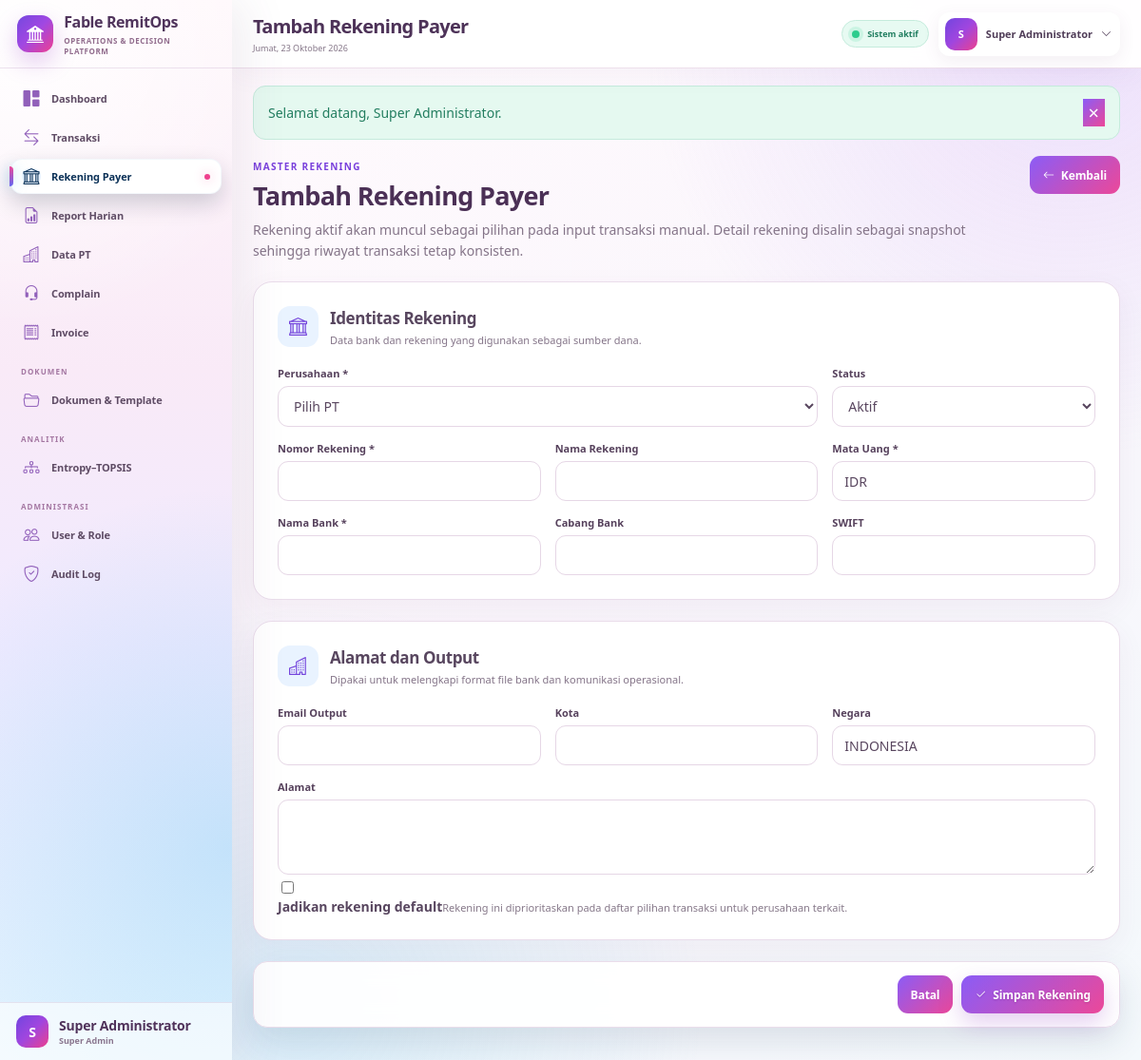
The page /public/payer-accounts/create (signed in) on the database its author committed.
### tables this page shows
CREATE TABLE `users` (
  `id` bigint(20) UNSIGNED NOT NULL,
  `role_id` bigint(20) UNSIGNED NOT NULL,
  `name` varchar(150) NOT NULL,
  `username` varchar(80) NOT NULL,
  `email` varchar(190) NOT NULL,
  `password` varchar(255) NOT NULL,
  `transaction_team` tinyint(3) UNSIGNED DEFAULT NULL,
  `is_active` tinyint(1) NOT NULL DEFAULT 1,
  `must_change_password` tinyint(1) NOT NULL DEFAULT 1,
  `last_login_at` datetime DEFAULT NULL,
  `created_at` datetime NOT NULL DEFAULT current_timestamp(),
  `updated_at` datetime NOT NULL DEFAULT current_timestamp() ON UPDATE current_timestamp()
);

CREATE TABLE `roles` (
  `id` bigint(20) UNSIGNED NOT NULL,
  `code` varchar(50) NOT NULL,
  `name` varchar(100) NOT NULL,
  `description` varchar(255) DEFAULT NULL,
  `created_at` datetime NOT NULL DEFAULT current_timestamp()
);

### app/Views/payer_accounts/form.php (the view, shortened to what the rows shown need)
<?php
$isEdit = is_array($account ?? null);
$record = $isEdit ? $account : [];
$value = static fn (string $key, mixed $default = ''): mixed => old($key, $record[$key] ?? $default);
$action = $isEdit ? url('/payer-accounts/' . (int) $record['id']) : url('/payer-accounts');
?>
<div class="page-heading">
    <div>
        <span class="eyebrow dark">MASTER REKENING</span>
        <h2><?= $isEdit ? 'Ubah Rekening Payer' : 'Tambah Rekening Payer' ?></h2>
        <p>Rekening aktif akan muncul sebagai pilihan pada input transaksi manual. Detail rekening disalin sebagai snapshot sehingga riwayat transaksi tetap konsisten.</p>
    </div>
    <a class="btn btn-light" href="<?= url('/payer-accounts') ?>"><i class="bi bi-arrow-left"></i>Kembali</a>
</div>
<form method="post" action="<?= $action ?>" class="stack-lg">
    <section class="form-card">
        <div class="section-title"><i class="bi bi-bank"></i><div><h3>Identitas Rekening</h3><p>Data bank dan rekening yang digunakan sebagai sumber dana.</p></div></div>
        <div class="form-grid three">
            <label class="span-2"><span class="form-label">Perusahaan *</span><select class="form-select" name="company_id" required><option value="">Pilih PT</option></select></label>
            <label><span class="form-label">Status</span><select class="form-select" name="status"><option value="active" <?= selected($value('status', 'active'), 'active') ?>>Aktif</option></select></label>
            <label><span class="form-label">Nomor Rekening *</span><input class="form-control" name="account_no" value="<?= e($value('account_no')) ?>" required></label>
            <label><span class="form-label">Nama Rekening</span><input class="form-control" name="account_name" value="<?= e($value('account_name')) ?>"></label>
            <label><span class="form-label">Mata Uang *</span><input class="form-control text-uppercase" maxlength="3" name="currency" value="<?= e($value('currency', 'IDR')) ?>" required></label>
            <label><span class="form-label">Nama Bank *</span><input class="form-control" name="bank_name" value="<?= e($value('bank_name')) ?>" required></label>
            <label><span class="form-label">Cabang Bank</span><input class="form-control" name="bank_branch" value="<?= e($value('bank_branch')) ?>"></label>
            <label><span class="form-label">SWIFT</span><input class="form-control text-uppercase" name="swift" value="<?= e($value('swift')) ?>"></label>
        </div>
    </section>
    <section class="form-card">
        <div class="section-title"><i class="bi bi-buildings"></i><div><h3>Alamat dan Output</h3><p>Dipakai untuk melengkapi format file bank dan komunikasi operasional.</p></div></div>
        <div class="form-grid three">
            <label><span class="form-label">Email Output</span><input type="email" class="form-control" name="email" value="<?= e($value('email')) ?>"></label>
            <label><span class="form-label">Kota</span><input class="form-control" name="city" value="<?= e($value('city')) ?>"></label>
            <label><span class="form-label">Negara</span><input class="form-control" name="country" value="<?= e($value('country', 'INDONESIA')) ?>"></label>
            <label class="span-3"><span class="form-label">Alamat</span><textarea class="form-control" name="address" rows="3"><?= e($value('address')) ?></textarea></label>
        </div>
        <label class="switch-field mt-3"><input type="checkbox" name="is_default" value="1" <?= checked((int) $value('is_default', 0) === 1) ?>><span></span><div><strong>Jadikan rekening default</strong><small>Rekening ini diprioritaskan pada daftar pilihan transaksi untuk perusahaan terkait.</small></div></label>
    </section>
    <div class="form-actions sticky-actions"><a class="btn btn-light" href="<?= url('/payer-accounts') ?>">Batal</a><button class="btn btn-primary" type="submit"><i class="bi bi-check2"></i>Simpan Rekening</button></div>
</form>

### app/Core/Router.php (shortened to what the rows shown need)
<?php
final class Router
{
    private array $routes = [];
    private function add(string $method, string $path, array $handler): void
    {
        $this->routes[] = compact('method', 'path', 'handler');
    }
    public function dispatch(): void
    {
        $method = strtoupper($_POST['_method'] ?? $_SERVER['REQUEST_METHOD'] ?? 'GET');
        $requestPath = parse_url($_SERVER['REQUEST_URI'] ?? '/', PHP_URL_PATH) ?: '/';
        $basePath = parse_url((string) App::config('app.url'), PHP_URL_PATH) ?: '';
        if ($basePath !== '' && str_starts_with($requestPath, $basePath)) {
            $requestPath = substr($requestPath, strlen($basePath)) ?: '/';
        }
        $requestPath = '/' . ltrim($requestPath, '/');
        $requestPath = $requestPath !== '/' ? rtrim($requestPath, '/') : '/';
        foreach ($this->routes as $route) {
            if ($route['method'] !== $method) {
                continue;
            }
            $pattern = preg_replace('#\{([a-zA-Z_][a-zA-Z0-9_]*)\}#', '(?P<$1>[^/]+)', $route['path']);
            if (preg_match('#^' . $pattern . '$#', $requestPath, $matches)) {
                $params = array_filter($matches, 'is_string', ARRAY_FILTER_USE_KEY);
                [$class, $action] = $route['handler'];
                $controller = new $class();
                $controller->{$action}(...array_values($params));
                return;
            }
        }
    }
}

### app/Views/partials/sidebar.php (shortened to what the rows shown need)
<?php
$path = parse_url(
    $_SERVER['REQUEST_URI'] ?? '/',
    PHP_URL_PATH
) ?: '/';
$currentUser = auth_user() ?? [];
$currentRole = (string) ($currentUser['role_code'] ?? '');
$documentRoles = [
    'super_admin',
    'superadmin',
    'supervisor',
    'admin_invoice',
    'invoice',
    'admin_complain',
    'complain',
];
$canOpenDocuments = in_array(
    $currentRole,
    $documentRoles,
    true
);
$active = static function (bool $condition): string {
    return $condition ? 'active' : '';
};
$isDashboard = $path === parse_url(url('/'), PHP_URL_PATH);
$isTransactions = str_contains($path, '/transactions');
$isPayerAccounts = str_contains($path, '/payer-accounts');
$isReports = str_contains($path, '/reports');
$isCompanies = str_contains($path, '/companies');
$isComplaints = str_contains($path, '/complaints');
$isInvoices = str_contains($path, '/invoices');
$isDocuments = str_contains($path, '/documents')
    || str_contains($path, '/document_templates.php')
    || str_contains($path, '/document_template_manager.php')
    || str_contains($path, '/invoice_templates.php')
    || str_contains($path, '/standing_instruction_7.php');
$isAnalysis = str_contains($path, '/analysis');
$isUsers = str_contains($path, '/users');
$isAudit = str_contains($path, '/audit');
$userName = trim(
    (string) ($currentUser['name'] ?? 'Pengguna')
);
$userInitial = strtoupper(
    substr($userName, 0, 1)
);
$userRoleName = trim(
    (string) (
        $currentUser['role_name']
        ?? $currentRole
        ?: 'Pengguna Sistem'
    )
);
?>
<aside
    class="sidebar"
    id="sidebar"
    aria-label="Navigasi utama"
>
    <div class="brand">
        <div class="brand-mark">
            <i class="bi bi-bank2"></i>
        </div>
        <div>
            <strong>
                Fable RemitOps
            </strong>
            <small>
                Operations &amp; Decision Platform
            </small>
        </div>
    </div>
    <nav class="sidebar-nav">
        <a
            class="nav-item <?= $active($isDashboard) ?>"
            href="<?= url('/') ?>"
            <?= $isDashboard
                ? 'aria-current="page"'
                : ''
            ?>
        >
            <i class="bi bi-grid-1x2-fill"></i>
            <span>Dashboard</span>
        </a>
        <?php if (can('transaction.view')): ?>
            <a
                class="nav-item <?= $active($isTransactions) ?>"
                href="<?= url('/transactions') ?>"
                <?= $isTransactions
                    ? 'aria-current="page"'
                    : ''
                ?>
            >
                <i class="bi bi-arrow-left-right"></i>
                <span>Transaksi</span>
            </a>
        <?php endif; ?>
        <?php if (can('payer_account.view')): ?>
            <a
                class="nav-item <?= $active($isPayerAccounts) ?>"
                href="<?= url('/payer-accounts') ?>"
                <?= $isPayerAccounts
                    ? 'aria-current="page"'
                    : ''
                ?>
            >
                <i class="bi bi-bank"></i>
                <span>Rekening Payer</span>
            </a>
        <?php endif; ?>
        <?php if (can('report.view')): ?>
            <a
                class="nav-item <?= $active($isReports) ?>"
                href="<?= url('/reports') ?>"
                <?= $isReports
                    ? 'aria-current="page"'
                    : ''
                ?>
            >
                <i class="bi bi-file-earmark-bar-graph"></i>
                <span>Report Harian</span>
            </a>
        <?php endif; ?>
        <?php if (can('company.view')): ?>
            <a
                class="nav-item <?= $active($isCompanies) ?>"
                href="<?= url('/companies') ?>"
                <?= $isCompanies
                    ? 'aria-current="page"'
                    : ''
                ?>
            >
                <i class="bi bi-buildings"></i>
                <span>Data PT</span>
            </a>
        <?php endif; ?>
        <?php if (can('complaint.view')): ?>
            <a
                class="nav-item <?= $active($isComplaints) ?>"
                href="<?= url('/complaints') ?>"
                <?= $isComplaints
                    ? 'aria-current="page"'
                    : ''
                ?>
            >
                <i class="bi bi-headset"></i>
                <span>Complain</span>
            </a>
        <?php endif; ?>
        <?php if (can('invoice.view')): ?>
            <a
                class="nav-item <?= $active($isInvoices) ?>"
                href="<?= url('/invoices') ?>"
                <?= $isInvoices
                    ? 'aria-current="page"'
                    : ''
                ?>
            >
                <i class="bi bi-receipt"></i>
                <span>Invoice</span>
            </a>
        <?php endif; ?>
        <?php if ($canOpenDocuments): ?>
            <div class="nav-label">
                DOKUMEN
            </div>
            <a
                class="nav-item <?= $active($isDocuments) ?>"
                href="<?= url('/documents') ?>"
                <?= $isDocuments
                    ? 'aria-current="page"'
                    : ''
                ?>
            >
                <i class="bi bi-folder2-open"></i>
                <span>
                    Dokumen &amp; Template
                </span>
            </a>
        <?php endif; ?>
        <?php if (can('analysis.view')): ?>
            <div class="nav-label">
                ANALITIK
            </div>
            <a
                class="nav-item <?= $active($isAnalysis) ?>"
                href="<?= url('/analysis') ?>"
                <?= $isAnalysis
                    ? 'aria-current="page"'
                    : ''
                ?>
            >
                <i class="bi bi-diagram-3"></i>
                <span>
                    Entropy–TOPSIS
                </span>
            </a>
        <?php endif; ?>
        <?php if (
            can('user.manage')
            || can('audit.view')
        ): ?>
            <div class="nav-label">
                ADMINISTRASI
            </div>
        <?php endif; ?>
        <?php if (can('user.manage')): ?>
            <a
                class="nav-item <?= $active($isUsers) ?>"
                href="<?= url('/users') ?>"
                <?= $isUsers
                    ? 'aria-current="page"'
                    : ''
                ?>
            >
                <i class="bi bi-people"></i>
                <span>User &amp; Role</span>
            </a>
        <?php endif; ?>
        <?php if (can('audit.view')): ?>
            <a
                class="nav-item <?= $active($isAudit) ?>"
                href="<?= url('/audit') ?>"
                <?= $isAudit
                    ? 'aria-current="page"'
                    : ''
                ?>
            >
                <i class="bi bi-shield-check"></i>
                <span>Audit Log</span>
            </a>
        <?php endif; ?>
    </nav>
    <div class="sidebar-footer">
        <div class="avatar-sm">
            <?= e($userInitial) ?>
        </div>
        <div class="min-w-0">
            <strong
                class="text-truncate d-block"
            >
                <?= e($userName) ?>
            </strong>
            <small>
                <?= e($userRoleName) ?>
            </small>
        </div>
    </div>
</aside>

### app/Views/partials/topbar.php (shortened to what the rows shown need)
<?php
$dayNames = [
    1 => 'Senin',
    2 => 'Selasa',
    3 => 'Rabu',
    4 => 'Kamis',
    5 => 'Jumat',
    6 => 'Sabtu',
    7 => 'Minggu',
];
$monthNames = [
    1 => 'Januari',
    2 => 'Februari',
    3 => 'Maret',
    4 => 'April',
    5 => 'Mei',
    6 => 'Juni',
    7 => 'Juli',
    8 => 'Agustus',
    9 => 'September',
    10 => 'Oktober',
    11 => 'November',
    12 => 'Desember',
];
$todayLabel = (
    $dayNames[(int) date('N')] ?? ''
)
    . ', '
    . date('d')
    . ' '
    . (
        $monthNames[(int) date('n')]
        ?? ''
    )
    . ' '
    . date('Y');
$currentUser = auth_user() ?? [];
$currentName = trim(
    (string) (
        $currentUser['name']
        ?? 'Pengguna'
    )
);
$initial = strtoupper(
    substr(
        $currentName,
        0,
        1
    )
);
?>
<header
    class="topbar"
    id="appTopbar"
>
    <div class="d-flex align-items-center gap-3">
        <div class="topbar-title">
            <h1>
                <?= e(
                    $title
                    ?? 'Dashboard'
                ) ?>
            </h1>
            <p>
                <?= e($todayLabel) ?>
            </p>
        </div>
    </div>
    <div class="topbar-actions">
        <span class="connection-pill">
            <span></span>
            Sistem aktif
        </span>
        <div
            class="dropdown"
            data-dropdown
        >
            <button
                class="user-menu"
                type="button"
                data-dropdown-toggle
                aria-expanded="false"
            >
                <div class="avatar-sm">
                    <?= e($initial) ?>
                </div>
                <span class="user-menu-name">
                    <?= e($currentName) ?>
                </span>
                <i class="bi bi-chevron-down"></i>
            </button>
        </div>
    </div>
</header>

### rows shown on the page
users: name "S", name "Super Administrator", role.name "Super Admin"

### other values the page prints
$flashMessage "Selamat datang, Super Administrator."
